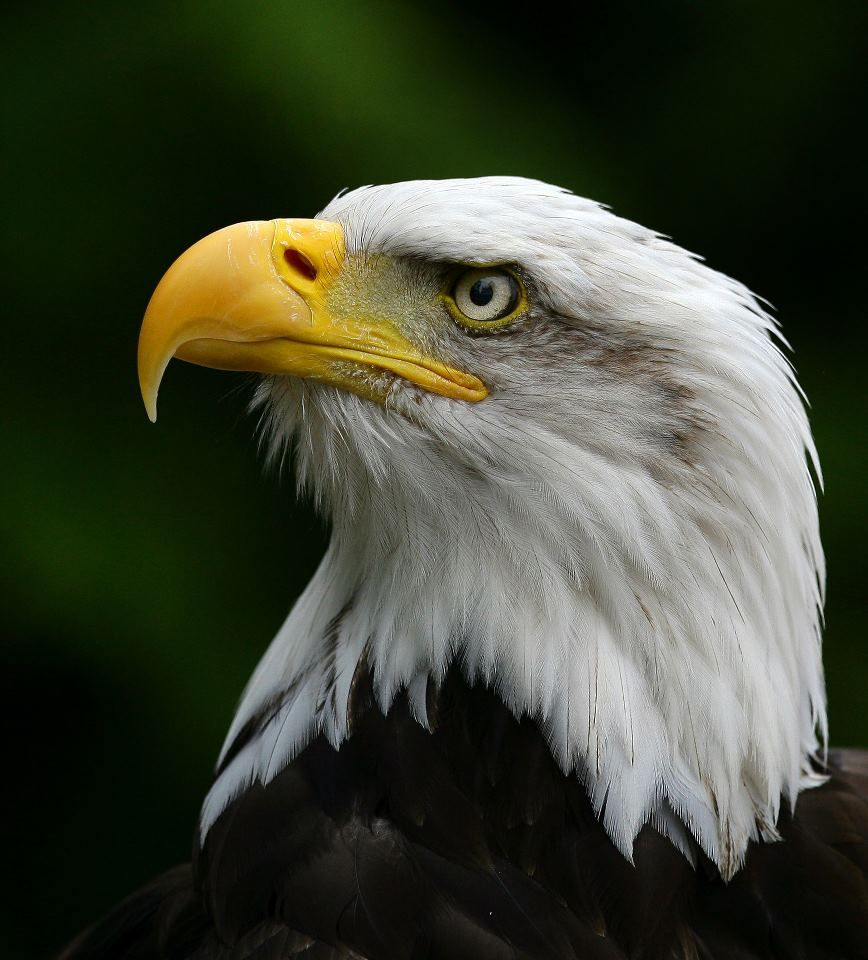
#> input picture Machine Learning Model/eagle.jpg, 868 x 960 px
$ jupyter execute '3-make pipeline.ipynb'   (shell and % lines are left out)
#> lines starting #> are read from the running program, lines starting #| are printed output that depends on the picture
[cell 1]
import numpy as np
import pandas as pd
import scipy
import sklearn
from sklearn.pipeline import make_pipeline
import os

# skimage
import skimage
import skimage.color
import skimage.transform
import skimage.feature
import skimage.io

[cell 2]
from sklearn.base import BaseEstimator, TransformerMixin

class rgb2gray_transform(BaseEstimator,TransformerMixin):
    import skimage.color
    def __init__(self):
        pass

    def fit(self,X,y=None):
        return self

    def transform(self,X,y=None):
        return np.array([skimage.color.rgb2gray(x) for x in X])


class hogtransformer(BaseEstimator,TransformerMixin):
    import skimage.feature
    def __init__(self,orientations=9,pixels_per_cell=(8, 8),cells_per_block=(3, 3),):
        self.orientations = orientations
        self.pixels_per_cell = pixels_per_cell
        self.cells_per_block = cells_per_block


    def fit(self,X,y=None):
        return self

    def transform(self,X,y=None):
        def local_hog(img):
            hog_features= skimage.feature.hog(img,orientations=self.orientations,
                                pixels_per_cell=self.pixels_per_cell,
                                cells_per_block=self.cells_per_block)

            return hog_features

        hfeatures = np.array([local_hog(x) for x in X])
        return hfeatures

[cell 3]
import matplotlib.pyplot as plt

[cell 4]
# pipeline model
image = skimage.io.imread('eagle.jpg')
#> image is the input picture: shape (960, 868, 3); mean R, G, B 64, 68.6, 52.3
# transform image into 80 x 80
image_resize = skimage.transform.resize(image,(80,80))
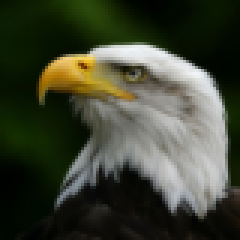
#> image_resize: shape (80, 80, 3) float64 (shown 3 times larger); mean R, G, B 0.251, 0.269, 0.205
image_scale = 255*image_resize
image_transform = image_scale.astype(np.uint8)
# rgb to gray
gray = skimage.color.rgb2gray(image_transform)
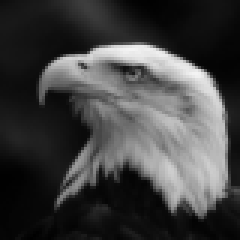
#> gray: shape (80, 80) float64 (shown 3 times larger); min 0.00281, max 0.957, mean 0.259
# hog feature
feature_vector = skimage.feature.hog(gray,
                              orientations=10,
                              pixels_per_cell=(8,8),cells_per_block=(2,2))
#> feature_vector = 3240 values, max 0.637 at index 265, min 0 at index 6, mean 0.106

[cell 5]
feature_vector
#> Out has the same summary as feature_vector

[cell 6]
import pickle
# load the model
model = pickle.load(open('dsa_image_classification_sgd.pickle','rb'))
#> (reads Machine Learning Model/dsa_image_classification_sgd.pickle from the repository)
scaler = pickle.load(open('dsa_scaler.pickle','rb'))
#> (reads Machine Learning Model/dsa_scaler.pickle from the repository)

[cell 7]
feature_vector.shape
#> Out = (3240,)

[cell 8]
scalex = scaler.transform(feature_vector.reshape(1,-1))
result = model.predict(scalex)

[cell 9]
result

[cell 10]
# cal the probabilty
decision_value = model.decision_function(scalex)

[cell 11]
decision_value

[cell 12]
labels = model.classes_

[cell 13]
decision_value = decision_value.flatten()
#> decision_value = 20 values, max -14.02 at index 7, min -310.1 at index 19, mean -164.5

[cell 14]
plt.barh(labels,decision_value)
plt.grid()
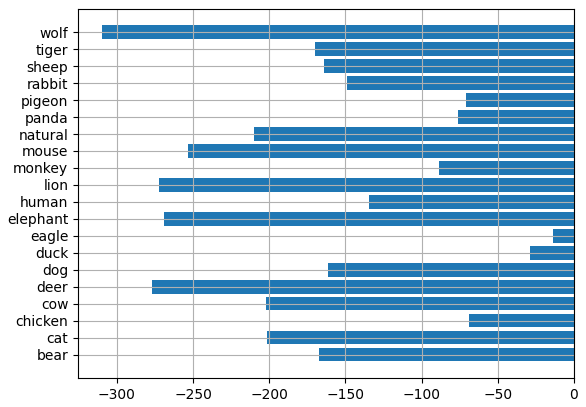
#> figure drawn by matplotlib, 1 panel

[cell 15]
# cal. z score
z = scipy.stats.zscore(decision_value)
#> z = 20 values, max 1.78 at index 7, min -1.72 at index 19, mean -4.44e-17
prob_value = scipy.special.softmax(z)
#> prob_value = 20 values, max 0.185 at index 7, min 0.00556 at index 19, mean 0.05
prob_value
#> Out has the same summary as prob_value

[cell 16]
plt.barh(labels,prob_value)
plt.grid()
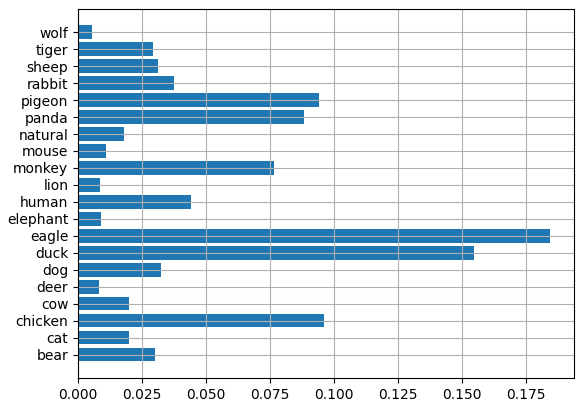
#> figure drawn by matplotlib, 1 panel

[cell 17]
# top five probabilty values
top_5_prob_ind = prob_value.argsort()[::-1][:5]
#> top_5_prob_ind = [7, 6, 2, 15, 14]

[cell 18]
top_5_prob_ind
#> Out = [7, 6, 2, 15, 14]

[cell 19]
top_labels = labels[top_5_prob_ind]
top_prob = prob_value[top_5_prob_ind]
#> top_prob = [0.185, 0.155, 0.0963, 0.0942, 0.0883]

[cell 20]
top_prob,top_labels

[cell 21]
top_dict = dict()
for key,val in zip(top_labels,top_prob):
    top_dict.update({key:np.round(val,3)})
#> this loop made 5 passes
#> (key, val) on passes 1 to 5: ('eagle', 0.185), ('duck', 0.155), ('chicken', 0.0963), ('pigeon', 0.0942), ('panda', 0.0883)
#> after the loop, top_dict = {'eagle': 0.185, 'duck': 0.155, 'chicken': 0.096, 'pigeon': 0.094, 'panda': 0.088}

[cell 22]
top_dict
#> Out has the same summary as top_dict

[cell 23]
def pipeline_model(path,scaler_transform,model_sgd):
    # pipeline model
#> called with path = 'eagle.jpg'
    image = skimage.io.imread(path)
    # transform image into 80 x 80
    image_resize = skimage.transform.resize(image,(80,80))
    image_scale = 255*image_resize
    image_transform = image_scale.astype(np.uint8)
    # rgb to gray
    gray = skimage.color.rgb2gray(image_transform)
    # hog feature
    feature_vector = skimage.feature.hog(gray,
                                  orientations=10,
                                  pixels_per_cell=(8,8),cells_per_block=(2,2))
    # scaling

    scalex = scaler_transform.transform(feature_vector.reshape(1,-1))
    result = model_sgd.predict(scalex)
    # decision function # confidence
    decision_value = model_sgd.decision_function(scalex).flatten()
    labels = model_sgd.classes_
    # probability
    z = scipy.stats.zscore(decision_value)
    prob_value = scipy.special.softmax(z)

    # top 5
    top_5_prob_ind = prob_value.argsort()[::-1][:5]
#> top_5_prob_ind = [7, 6, 2, 15, 14]
    top_labels = labels[top_5_prob_ind]
    top_prob = prob_value[top_5_prob_ind]
#> top_prob = [0.185, 0.155, 0.0963, 0.0942, 0.0883]
    # put in dictornary
    top_dict = dict()
    for key,val in zip(top_labels,top_prob):
        top_dict.update({key:np.round(val,3)})

    return top_dict

[cell 24]
res = pipeline_model('eagle.jpg',scaler,model)
#> res has the same summary as top_dict
res
#> Out has the same summary as top_dict
